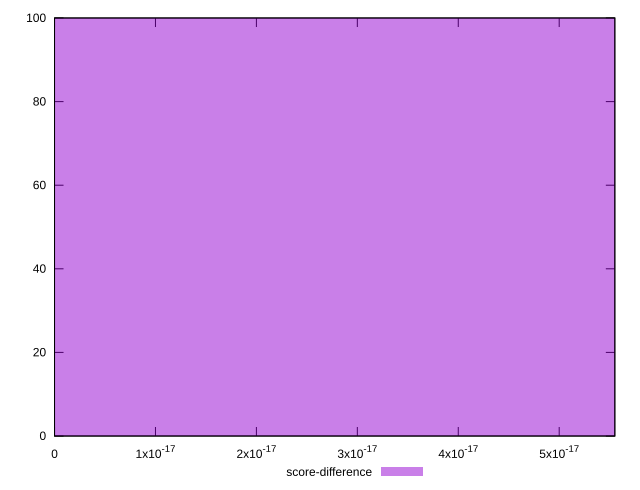

This chart was generated by the following gnuplot code:
reset

$scoreDifference <<EOF
0 100
EOF

set key outside below
set boxwidth 1e-12
set xrange [0:5.551115123125783e-17]
set yrange [0:100]
set trange [0:100]
set style fill transparent solid 0.5 noborder
set terminal svg size 640, 490 enhanced background rgb 'white'
set output "report_00011_2021-02-09T10:53:21.242Z/unused-javascript/samples/pages+cached/score-difference/histogram.svg"

plot $scoreDifference title "score-difference" with boxes

reset
